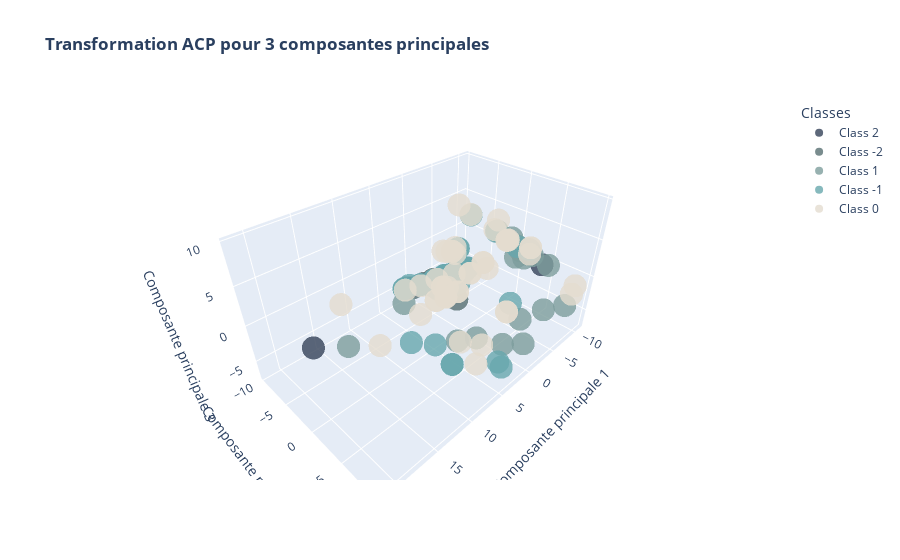

Notebook code for this chart:
### Code cell
fig = px.scatter_3d(df_PCA3, x="Composante principale 1", y="Composante principale 2", z ="Composante principale 3", color=data['Class'],
                 color_discrete_sequence=["#354259","#576F72","#7D9D9C","#68A7AD","#E4DCCF"],opacity=0.8,
                 title = "<b>Transformation ACP pour 3 composantes principales</b>")
fig.update_layout(legend=dict(title="Classes"))
fig.show()

### Figure 1 — Plotly figure (JSON) as saved in the notebook; plotly's stock layout.template omitted (floating-point values rounded to 4 significant figures)
{"data": [{"hovertemplate": "color=Class 2<br>Composante principale 1=%{x}<br>Composante principale 2=%{y}<br>Composante principale 3=%{z}<extra></extra>", "legendgroup": "Class 2", "marker": {"color": "#354259", "opacity": 0.8, "symbol": "circle"}, "mode": "markers", "name": "Class 2", "scene": "scene", "showlegend": true, "type": "scatter3d", "x": [21.28, -10.68], "y": [1.816, 3.859], "z": [4.217, -0.7958]}, {"hovertemplate": "color=Class -2<br>Composante principale 1=%{x}<br>Composante principale 2=%{y}<br>Composante principale 3=%{z}<extra></extra>", "legendgroup": "Class -2", "marker": {"color": "#576F72", "opacity": 0.8, "symbol": "circle"}, "mode": "markers", "name": "Class -2", "scene": "scene", "showlegend": true, "type": "scatter3d", "x": [3.706, 0.2755, 3.365, 2.738, 2.456, 1.297], "y": [-6.21, -0.7932, -5.389, -4.117, -4.633, -3.903], "z": [-2.27, -2.984, -2.02, -1.06, -1.57, -1.053]}, {"hovertemplate": "color=Class 1<br>Composante principale 1=%{x}<br>Composante principale 2=%{y}<br>Composante principale 3=%{z}<extra></extra>", "legendgroup": "Class 1", "marker": {"color": "#7D9D9C", "opacity": 0.8, "symbol": "circle"}, "mode": "markers", "name": "Class 1", "scene": "scene", "showlegend": true, "type": "scatter3d", "x": [-6.352, -7.968, 6.96, 18.51, -8.539, -7.833, -7.691, -8.09, -9.136, 14.4, -9.962, 2.744, 2.574, 9.237, -8.281, -8.28, -6.388, -0.2093, -6.763, 1.422], "y": [-0.4442, 1.624, 7.861, 2.809, 9.022, 0.7472, 1.719, 2.046, 2.681, 5.748, 2.718, 8.201, -1.329, 7.354, 2.543, 6.084, 4.393, 8.992, 7.249, -1.247], "z": [4.079, 2.155, 0.2164, 3.237, -3.427, 3.019, 0.6913, 1.623, 0.8879, 7.336, 0.4141, -3.116, 0.1616, 0.9265, 0.683, 1.174, -7.001, -4.407, -4.085, -0.8059]}, {"hovertemplate": "color=Class -1<br>Composante principale 1=%{x}<br>Composante principale 2=%{y}<br>Composante principale 3=%{z}<extra></extra>", "legendgroup": "Class -1", "marker": {"color": "#68A7AD", "opacity": 0.8, "symbol": "circle"}, "mode": "markers", "name": "Class -1", "scene": "scene", "showlegend": true, "type": "scatter3d", "x": [0.02483, -1.062, 1.334, 0.2657, 3.794, 2.212, -1.138, -0.8639, 0.8893, -0.1845, -2.226, -9.756, 10.41, -8.221, -1.082, 12.76, -6.353, 0.264, 10.22, 3.412, -0.9377, -6.708, -2.182, -1.287, 1.114, -3.883, 5.002, 4.984, -0.957, -0.9453, 0.1121, 1.262, 0.2063, 0.2189, 0.2645, -0.9641, -0.09767, 0.0503, 0.2066, -2.259, 0.09665, 10.22, 3.412, -0.9377, -1.287, 1.114, 4.98, -0.9641, 4.984, -0.957, 0.1121, 1.262, 0.2063, 0.2645, -0.9641, -2.259], "y": [-3.206, -2.357, -3.82, -3.069, -5.506, -2.958, -2.227, -1.54, -2.515, -2.865, -1.475, 2.238, 5.512, 1.432, -1.008, 4.638, 2.649, -2.343, 7.668, -3.91, -2.192, -0.8332, -1.592, -2.23, -3.158, -2.692, 9.389, -5.159, -2.281, -2.25, -3.066, -3.782, -3.046, -3.096, -2.992, -2.247, -1.728, -2.324, -2.365, -1.501, -2.322, 7.668, -3.91, -2.192, -2.23, -3.158, 9.868, -2.247, -5.159, -2.281, -3.066, -3.782, -3.046, -2.992, -2.247, -1.501], "z": [-0.7208, -0.3042, -1.183, -0.8008, -1.51, -1.141, -0.2037, -1.449, -0.3939, -0.622, 0.1531, 1.167, -0.01792, 1.905, 0.2898, 1.215, -5.294, -2.552, -1.317, -0.7973, -0.3997, 3.744, 0.121, 2.974, -2.245, 6.307, -3.396, -1.243, -0.2832, -0.202, -0.6256, -1.116, -0.6412, -0.7056, -0.7741, -0.2718, 0.04198, -1.843, -1.84, 0.09019, -1.858, -1.317, -0.7973, -0.3997, 2.974, -2.245, -3.828, -0.2718, -1.243, -0.2832, -0.6256, -1.116, -0.6412, -0.7741, -0.2718, 0.09019]}, {"hovertemplate": "color=Class 0<br>Composante principale 1=%{x}<br>Composante principale 2=%{y}<br>Composante principale 3=%{z}<extra></extra>", "legendgroup": "Class 0", "marker": {"color": "#E4DCCF", "opacity": 0.8, "symbol": "circle"}, "mode": "markers", "name": "Class 0", "scene": "scene", "showlegend": true, "type": "scatter3d", "x": [0.6751, 13.26, 11.15, -9.135, 0.5772, -9.046, -4.037, 7.546, 1.917, 2.806, -1.138, -0.831, -9.829, 5.234, -3.165, 0.1867, -0.8502, -6.976, -0.2877, 2.574, 1.797, -6.592, 15.74, -3.849, 0.6603, 7.605, 0.1525, 5.002, -3.869, 1.481, 3.526, -7.243, -2.355, -6.461, -4.037, 1.917, 2.806, 1.917, 1.917, 1.917, -0.8502, -6.976, 2.574, -6.592, -3.849, 0.6603, -7.243, -2.355], "y": [3.769, 6.523, -9.729, 9.528, 4.611, 9.341, 5.9, 8.493, -1.112, -1.863, -2.599, -2.339, 2.358, 7.293, -4.009, -3.325, -2.775, 0.6679, -3.138, -1.075, -2.726, 2.06, 3.692, -0.3501, -0.3856, 6.34, -1.455, -4.926, -2.707, -1.294, -3.74, 0.6626, -1.077, -0.9252, 5.9, -1.112, -1.863, -1.112, -1.112, -1.112, -2.775, 0.6679, -1.075, 2.06, -0.3501, -0.3856, 0.6626, -1.077], "z": [3.731, 5.96, -2.784, -0.5297, 9.781, -1.814, 5.255, -2.534, -2.003, -2.408, 2.177, 3.248, 0.5043, -2.195, 7.393, 2.762, 2.518, 2.959, 2.593, -0.1711, -0.2377, -7.174, 2.132, 0.6902, -1.458, -0.9009, 0.3597, -1.331, 6.367, -0.8581, -0.8203, 2.914, -0.5137, 4.054, 5.255, -2.003, -2.408, -2.003, -2.003, -2.003, 2.518, 2.959, -0.1711, -7.174, 0.6902, -1.458, 2.914, -0.5137]}], "layout": {"legend": {"title": {"text": "Classes"}, "tracegroupgap": 0}, "scene": {"domain": {"x": [0, 1], "y": [0, 1]}, "xaxis": {"title": {"text": "Composante principale 1"}}, "yaxis": {"title": {"text": "Composante principale 2"}}, "zaxis": {"title": {"text": "Composante principale 3"}}}, "title": {"text": "<b>Transformation ACP pour 3 composantes principales</b>"}}}
